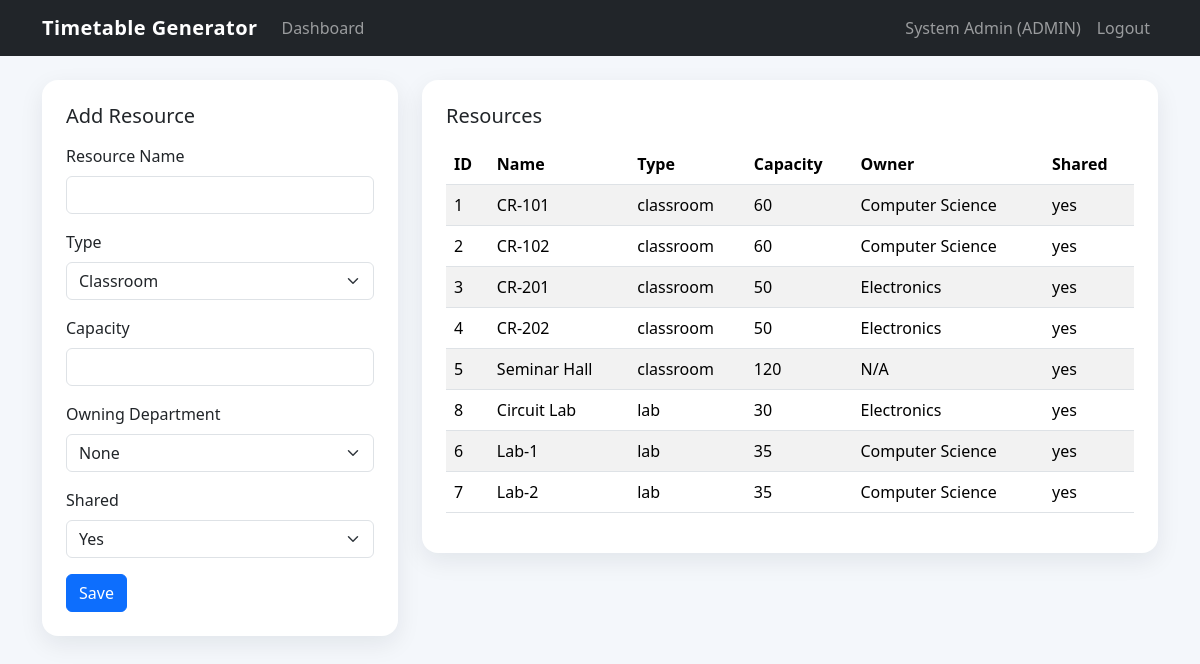
Page /admin/resources.php (signed in) on the committed database.
### tables this page shows
CREATE TABLE resources (
    id INT AUTO_INCREMENT PRIMARY KEY,
    resource_name VARCHAR(120) NOT NULL,
    resource_type ENUM('classroom', 'lab', 'seminar', 'workshop') NOT NULL,
    capacity INT NOT NULL DEFAULT 0,
    owning_department_id INT NULL,
    is_shared ENUM('yes', 'no') NOT NULL DEFAULT 'yes',
    CONSTRAINT fk_resource_department FOREIGN KEY (owning_department_id) REFERENCES departments(id) ON DELETE SET NULL
);

CREATE TABLE departments (
    id INT AUTO_INCREMENT PRIMARY KEY,
    name VARCHAR(100) NOT NULL,
    code VARCHAR(20) NOT NULL UNIQUE
);

### config/database.php (called while the page is built, shortened)
<?php
function db(): PDO
{
    static $pdo = null;
    if ($pdo instanceof PDO) {
        return $pdo;
    }
    $dsn = 'mysql:host=' . DB_HOST . ';dbname=' . DB_NAME . ';charset=utf8mb4';
    $pdo = new PDO($dsn, DB_USER, DB_PASS, [
        PDO::ATTR_ERRMODE => PDO::ERRMODE_EXCEPTION,
        PDO::ATTR_DEFAULT_FETCH_MODE => PDO::FETCH_ASSOC,
    ]);
    return $pdo;
}

### includes/functions.php (called while the page is built, shortened)
<?php
require_once __DIR__ . '/../config/database.php';
function e(?string $value): string
{
    return htmlspecialchars((string) $value, ENT_QUOTES, 'UTF-8');
}
function fetch_all(string $sql, array $params = []): array
{
    $stmt = db()->prepare($sql);
    $stmt->execute($params);
    return $stmt->fetchAll();
}
function get_resource_records(): array
{
    return fetch_all('
        SELECT r.*, d.name AS owning_department_name
        FROM resources r
        LEFT JOIN departments d ON d.id = r.owning_department_id
        ORDER BY r.resource_type, r.resource_name
    ');
}

### admin/resources.php (the view, shortened to what this page needs)
<?php
$rows = get_resource_records();
require_once __DIR__ . '/../includes/header.php';
?>
<div class="row g-4">
    <div class="col-lg-4">
        <div class="card p-4">
            <h1 class="h5 mb-3">Add Resource</h1>
            <form method="post">
                <div class="mb-3"><label class="form-label">Resource Name</label><input name="resource_name" class="form-control" required></div>
                <div class="mb-3"><label class="form-label">Type</label><select name="resource_type" class="form-select"><option value="classroom">Classroom</option></select></div>
                <div class="mb-3"><label class="form-label">Capacity</label><input type="number" name="capacity" class="form-control" required></div>
                <div class="mb-3"><label class="form-label">Owning Department</label><select name="owning_department_id" class="form-select"><option value="">None</option></select></div>
                <div class="mb-3"><label class="form-label">Shared</label><select name="is_shared" class="form-select"><option value="yes">Yes</option><option value="no">No</option></select></div>
                <button class="btn btn-primary">Save</button>
            </form>
        </div>
    </div>
    <div class="col-lg-8">
        <div class="card p-4">
            <h2 class="h5 mb-3">Resources</h2>
            <table class="table table-striped">
                <thead><tr><th>ID</th><th>Name</th><th>Type</th><th>Capacity</th><th>Owner</th><th>Shared</th></tr></thead>
                <tbody><?php foreach ($rows as $row): ?><tr><td><?= e((string) $row['id']); ?></td><td><?= e($row['resource_name']); ?></td><td><?= e($row['resource_type']); ?></td><td><?= e((string) $row['capacity']); ?></td><td><?= e($row['owning_department_name'] ?? 'N/A'); ?></td><td><?= e($row['is_shared']); ?></td></tr><?php endforeach; ?></tbody>
            </table>
        </div>
    </div>
</div>
<?php require_once __DIR__ . '/../includes/footer.php'; ?>

### assets/css/style.css (style rules this page uses)
body { background: #f4f7fb; color: #1c2434; }
.card { border: 0; border-radius: 1rem; box-shadow: 0 0.5rem 1.5rem rgba(15, 23, 42, 0.08); }
.table thead th { white-space: nowrap; }

### rows in the picture
resources: id "1", resource_name "CR-101", resource_type "classroom", capacity "60", owning_department.name "Computer Science", is_shared "yes"
resources: id "2", resource_name "CR-102", resource_type "classroom", capacity "60", owning_department.name "Computer Science", is_shared "yes"
resources: id "3", resource_name "CR-201", resource_type "classroom", capacity "50", owning_department.name "Electronics", is_shared "yes"
resources: id "4", resource_name "CR-202", resource_type "classroom", capacity "50", owning_department.name "Electronics", is_shared "yes"
resources: id "5", resource_name "Seminar Hall", resource_type "classroom", capacity "120", owning_department_name "N/A", is_shared "yes"
resources: id "8", resource_name "Circuit Lab", resource_type "lab", capacity "30", owning_department.name "Electronics", is_shared "yes"
resources: id "6", resource_name "Lab-1", resource_type "lab", capacity "35", owning_department.name "Computer Science", is_shared "yes"
resources: id "7", resource_name "Lab-2", resource_type "lab", capacity "35", owning_department.name "Computer Science", is_shared "yes"

### other values in the picture
$user['name'] "System Admin"
$user['role'] "ADMIN"
